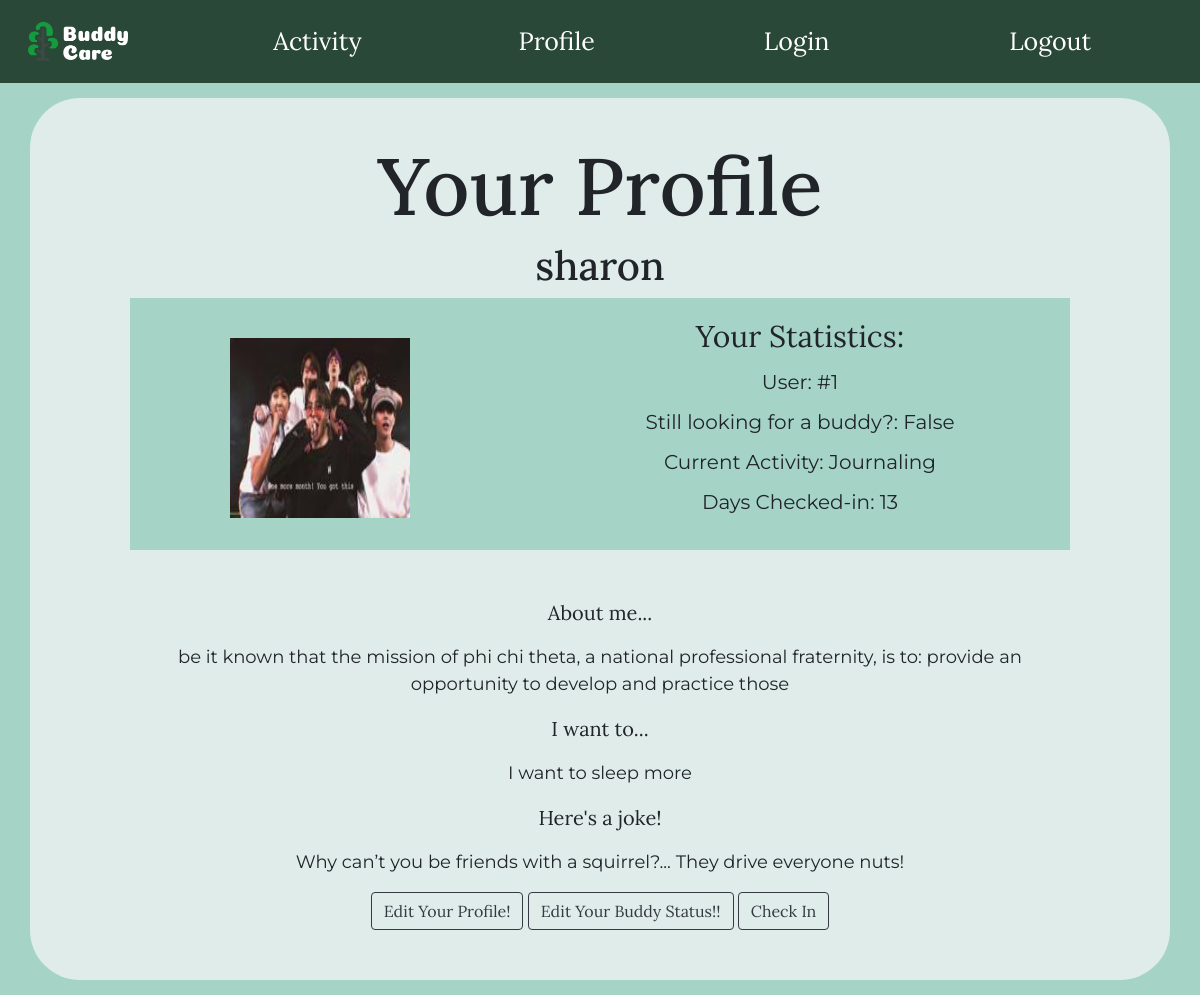
The app's page /profile (signed in), older data.
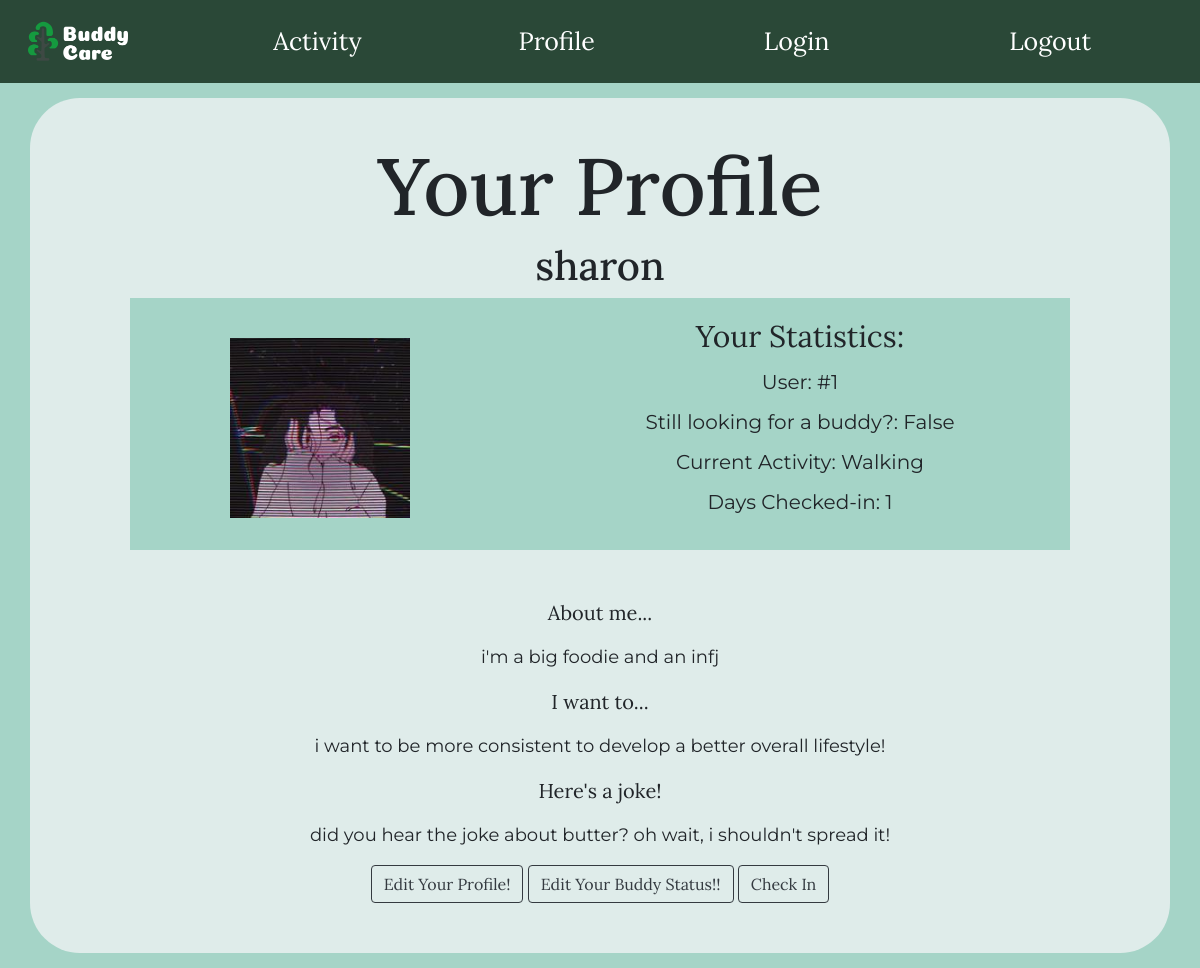
The same page, newer data.
### main.py (models this page shows, shortened)
class User(db.Model):
    id = db.Column("id", db.Integer, primary_key= True)
    username = db.Column("username", db.String(100))
    password = db.Column("password", db.String(100))
    bud = db.Column("bud", db.Boolean)
    activity = db.Column("activity", db.String(100))
    streak = db.Column("streak", db.Integer, primary_key=True)
    bio = db.Column("bio", db.String(300))
    achieve = db.Column("achieve", db.String(300))
    joke = db.Column("joke", db.String(200))
    budName = db.Column("buddy",db.String(200))
    image_file = db.Column("img", db.String(100), default="sunflowers.jpg")

### main.py (the view)
@app.route("/profile", methods=["POST", "GET"])
def profile():
    if "name" in session:
        user = User.query.filter_by(username=session['name']).first()
        if user == None:
            flash("Cannot find user. Try Again!")
            return redirect(url_for("home"))
        if request.method=="POST":
            if request.form['button'] == 'Remove Buddy':
                flash("Buddy removed :(")
                budName = user.budName
                buddy = User.query.filter_by(username=budName).first()
                user.budName = None
                buddy.budName = None
                user.bud = True
                buddy.bud = True
                db.session.commit()
                return render_template('profile.html', user=user)
            elif request.form["button"]== "Check In":
                if 'name' in session:
                    user = User.query.filter_by(username=session['name']).first()
                    user.streak= user.streak+1
                    db.session.commit()
                return render_template('profile.html', user=user)
            else:
                bio = request.form["bio"]
                achieve = request.form["achieve"]
                joke = request.form["joke"]
                pfp = request.files["pfp"]
                if bio:
                    user.bio = bio
                if achieve:
                    user.achieve = achieve
                if joke:
                    user.joke = joke
                if pfp:
                    flash("Profile Successfully Changed")
                    picture_file = save_picture(pfp)
                    user.image_file = picture_file
                db.session.commit()
                return render_template('profile.html', user=user)
        else:
            return render_template('profile.html', user=user)
    else:
        flash("You must login first!")
        return redirect(url_for("login"))

### main.py (called while the page is built)
@app.before_request
def before_request():
    g.user = None
    if User:
        if 'name' in session and not(session['name'] == None):
            user = User.query.filter_by(username = session['name']).first()
            g.user = user

### templates/profile.html (shortened to what this page needs)
{% extends "base.html" %}
{% block content %}
<head>
</head>
  <body>
    <div class="container">
      <h1 class="title">Your Profile</h1>
      <h1>{{user.username}}</h1>
      <div class="image" class="left" style="float: left; padding: 0 20px 20px 0;; width: 200px; overflow: hidden; height: 200px; display: block; margin: 40px 100px 40px">
        <img src= "static/images/{{ user.image_file }}" class="image" alt="default">
      </div>
      <div class="textContainer">
        <h2 class="subtitle" style= "font-size:30px; ">
          <p class="systemText">Your Statistics:</p>
          <p class="userText">User: #{{user.id}}</p>
          <p class="userText">Still looking for a buddy?: {{user.bud}}</p>
          <p class="userText">
          {% if user.activity %}
            Current Activity: {{user.activity}}
          {% else %}
            Current Activity: Hasn't chosen yet
          {% endif %}</p>
          <p class="userText">Days Checked-in: {{user.streak}}</p></h2>
      </div><br>
      <div>
        <br>
        <b><p class="about">About me...</p></b><b><p class="answers">{{user.bio}}</p></b>
        <b><p class="about">I want to...</p></b><b><p class="answers">{{user.achieve}}</p></b>
        <b><p class="about">Here's a joke!</p></b><b></b><p class="answers">{{user.joke}}</p></b>
      </div>
            <form method="POST">
              <a href="/Questions"><button type="button" class="btn btn-outline-dark">Edit Your Profile!</button></a>
              {% if user.budName == None %}
                <a href="/edit"><button type="button" class="btn btn-outline-dark" name="buddy" value="Edit Status">Edit Your Buddy Status!!</button></a>
              {% else %}
                <a href="/profile"><input type="submit" class="btn btn-outline-dark" name="button" value="Remove Buddy"/></a>
              {% endif %}
              <a href="/profile"><input type="submit" class="btn btn-outline-dark" name="button" value="Check In"></button></a>
            </form>
      </div>
  </body>
{% endblock %}

Row changes from the older to the newer data that the page shows:
changed User "sharon": image_file: a different picture; activity "Journaling" → "Walking"; streak "13" → "1"; bio "be it known that the mission of phi chi theta, a national professional fraternity, is to: provide an opportunity to develop and practice those" → "i'm a big foodie and an infj"; achieve "I want to sleep more" → "i want to be more consistent to develop a better overall lifestyle!"; joke "Why can’t you be friends with a squirrel?... They drive everyone nuts!" → "did you hear the joke about butter? oh wait, i shouldn't spread it!"
